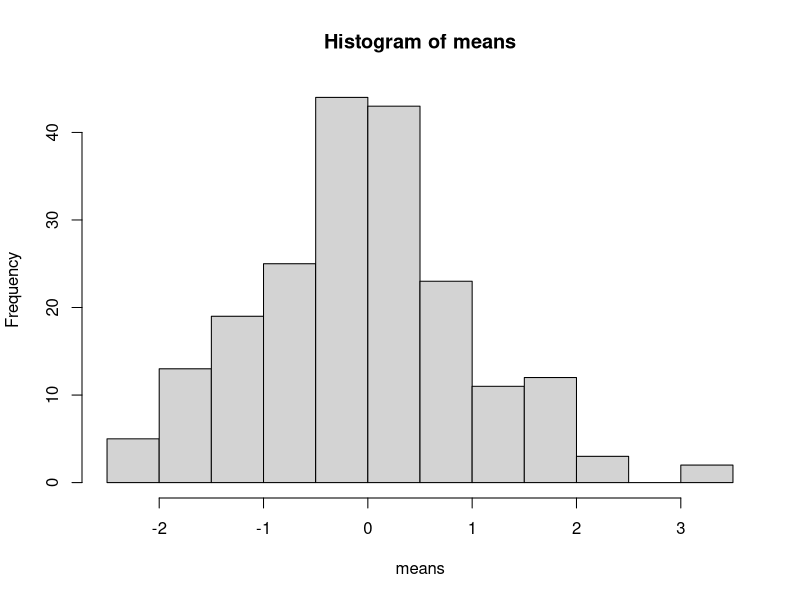

Write the R code that produced this figure.
# Gamma Distribution
total_samples <- 200
n <- 800
means <- rep(NA, total_samples)
a = 3
b = 4
true_mean <- a / b
std <- sqrt(a / b ^ 2)
for (i in 1:total_samples) {
  means[i] <- (sum(rgamma(n, a, b)) / n - true_mean) * sqrt(n) / std
}
hist(means)
